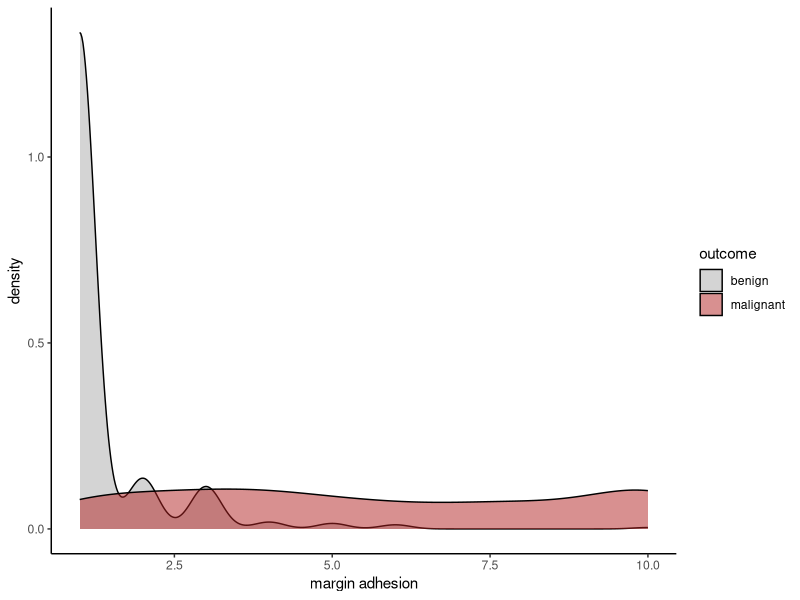
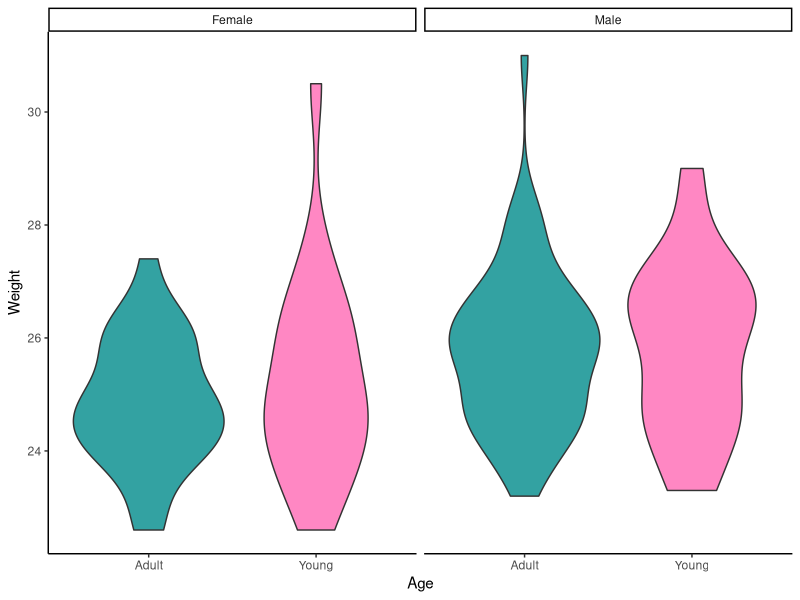
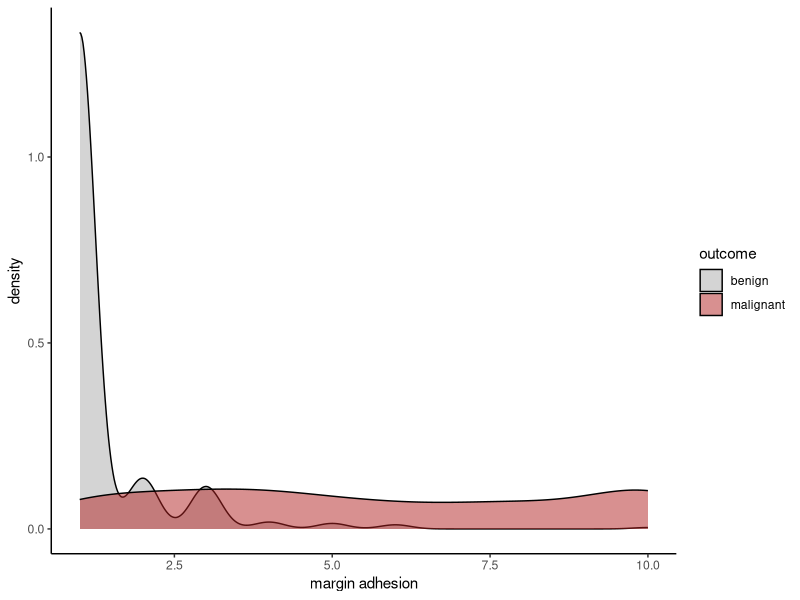
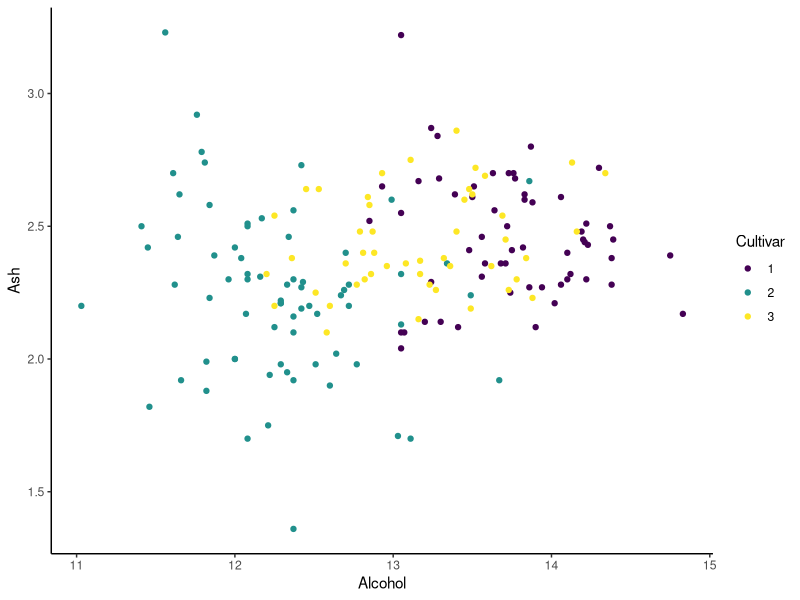

The R source for these figures, in order:
## ---- chunk 1
# load libraries
library(tidyverse)
library(conflicted)
library(viridis)

# configure knit settings
knitr::opts_chunk$set(echo = TRUE, fig.width = 6, fig.height = 4)

# resolve package conflicts
filter <- dplyr::filter
select <- dplyr::select
## ---- chunk 2
getwd()
## ---- chunk 3
#setwd('/this_is_a_fake_path/to_show_function_syntax/')
## ---- chunk 4
dir()
## ---- chunk 5
wine <- read_tsv('./demo_files/wine.tsv')
## ---- chunk 6
sparrows <- read_csv('demo_files/sparrows.csv')
## ---- chunk 7
biopsy <- read_delim('demo_files/biopsy.txt', delim = ' ')
## ---- chunk 8
rowan <- read_csv('demo_files/rowan.csv')
## ---- chunk 9
rowan <- read_csv('demo_files/rowan.csv', 
                  col_names = c('altitude', 'resp.rate', 'species', 'leaf.len', 'nesting'), 
                  comment = '#')

rowan <- read_csv('demo_files/rowan.csv', 
                  col_names = c('altitude', 'resp.rate', 'species', 'leaf.len', 'nesting'), 
                  skip = 1)
## ---- chunk 10
# change something about biopsy
wine %>% select(Cultivar, Color) -> wine_cult_col

# save it as a tsv
write_tsv(wine_cult_col, 'cultivar_color.tsv')
## ---- chunk 11
wine %>% select(Cultivar, Color) %>% write_csv('cultivar_color.csv')
## ---- chunk 12
sparrows %>% group_by(Sex, Age, Survival) %>% count() -> sparrow_survival

write_delim(sparrow_survival, 'sparrow_survival.tsv', delim = '\t')
## ---- chunk 13
png('sparrows_weight_by_age_sex.png')

ggplot(sparrows, aes(x = Age, y = Weight, fill = Age)) + 
  geom_violin(alpha = 0.8) + 
  scale_fill_manual(values = c('darkcyan', 'hotpink')) +
  facet_wrap(~ Sex) + 
  theme_classic() +
  theme(legend.position = 'none') 

dev.off()
## ---- chunk 14
# automatic
ggplot(biopsy, aes(x = marg_adhesion, fill = outcome )) + 
  geom_density(alpha = 0.5) +
  scale_fill_manual(values = c('darkgray', 'firebrick')) + 
  labs(x = 'margin adhesion') +
  theme_classic()

ggsave('biopsy_margins.png')
## ---- chunk 15
# specify saved plot
ggplot(wine, aes(x = Alcohol, y = Ash, color = as.factor(Cultivar))) + 
  geom_point() + 
  scale_color_viridis(discrete = T) +
  labs(color = 'Cultivar') +
  theme_classic() -> wine_plot

ggsave('wine_cult.png', plot = wine_plot)
## ---- chunk 16
biopsy <- read_tsv('demo_files/biopsy_inclass_demo.tsv')
## ---- chunk 17

## ---- chunk 18

## ---- chunk 19
